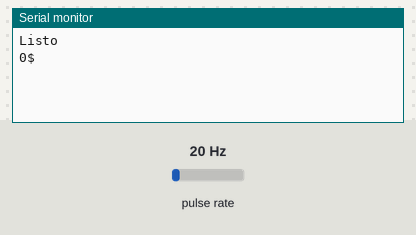
A sketch run on a simulated Arduino Uno, built with avr-gcc and run on an emulated ATmega328P. Shown: the last lines printed to the serial monitor. Wiring (inferred from the names in the program): pulse sensor: data pin 2. The inputs (shaded band) are chosen by the test bench; at power-on: pulse rate 20 Hz.

Above: at 1.2 s.
1.3 s: pulse rate (sensor on pin 2) set to 4 Hz
At 2.6 s:
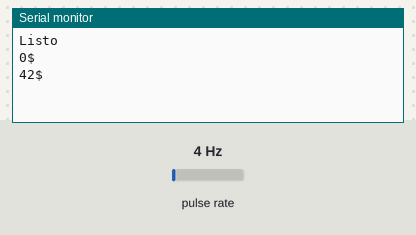
2.8 s: pulse rate (sensor on pin 2) set to 50 Hz
At 3.5 s:
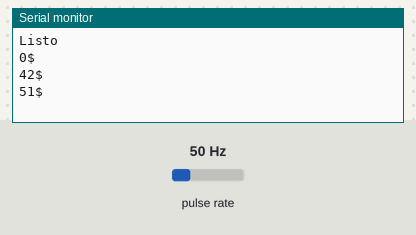
Timing chart, 0 to 5.8 s (numbered marks = the images above; inputs shaded):
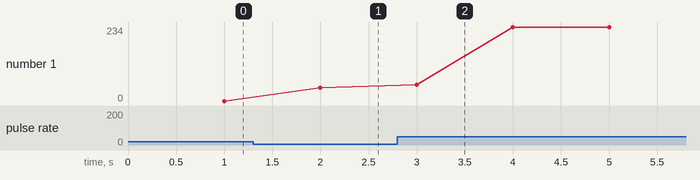

The sketch:

HardPrac2.ino
```cpp
#include <SoftwareSerial.h>  // libreria que permite establecer pines digitales

SoftwareSerial miBT(10, 11);   // pin 10 como RX, pin 11 como TX
String envio = "";

// Variables de caudal
volatile int NumPulsos; //variable para la cantidad de pulsos recibidos
int PinSensor = 2;    //Sensor conectado en el pin 2
float factor_conversion=7.11; //para convertir de frecuencia a caudal
float volumen=0;
int vol=0;
long dt=0; //variación de tiempo por cada bucle
long t0=0; //millis() del bucle anterior

//---Función que se ejecuta en interrupción---------------
void ContarPulsos ()
{
  NumPulsos++;  //incrementamos la variable de pulsos
}

//---Función para obtener frecuencia de los pulsos--------
int ObtenerFrecuecia()
{
  int frecuencia;
  NumPulsos = 0;   //Ponemos a 0 el número de pulsos
  interrupts();    //Habilitamos las interrupciones
  delay(1000);   //muestra de 1 segundo
  noInterrupts(); //Deshabilitamos  las interrupciones
  frecuencia=NumPulsos; //Hz(pulsos por segundo)
  return frecuencia;
}

void setup()
{
  Serial.begin(9600);   // comunicacion de monitor serial a 9600 bps
  Serial.println("Listo");  // escribe Listo en el monitor
  miBT.begin(9600);    // comunicacion serie entre Arduino y el modulo a 38400 bps
  pinMode(PinSensor, INPUT);
  attachInterrupt(0,ContarPulsos,RISING);//(Interrupción 0(Pin2),función,Flanco de subida)
  t0=millis();
}

void loop()
{
    float frecuencia=ObtenerFrecuecia(); //obtenemos la frecuencia de los pulsos en Hz
    float caudal_L_m=frecuencia/factor_conversion; //calculamos el caudal en L/m
    dt=millis()-t0; //calculamos la variación de tiempo
    t0=millis();
    volumen= (caudal_L_m/60)*(dt/1000); // volumen(L)=caudal(L/s)*tiempo(s)

    //-----Enviamos por el puerto serie---------------
    //Serial.print ("Caudal: ");
    //Serial.print (caudal_L_m,3);
    //Serial.print ("L/min\tVolumen: ");
    vol = volumen * (500/0.250);
    Serial.print (vol);
    Serial.println ('$');
    //Serial.println (" L");

    if (miBT.available())
    {
        envio = "";
        //int vol = (int) volumen;
        //envio.concat(volumen,3);
        //envio.concat("$");
        //miBT.print(envio);
        //Serial.println(envio);
    }
    else
    {
        envio = "";
        //int vol = (int) volumen;
        //envio.concat(volumen,3);
        //envio.concat("$");
        //miBT.print(envio);
        //Serial.println(envio);
     }
}
```

Measured:
- after the input at 1.3 s, the serial monitor: prints a new line after 0.70 s (image 1)
- after the input at 2.8 s, the serial monitor: prints a new line after 0.20 s (image 2)
- plotted number 1: 0 → 42 after the input at 1.3 s, 42 → 234 after the input at 2.8 s
